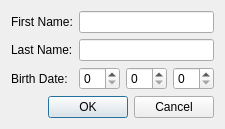
<?xml version="1.0" encoding="UTF-8"?>
<ui version="4.0">
 <class>ModifyPersonDialog</class>
 <widget class="QDialog" name="ModifyPersonDialog">
  <property name="windowTitle">
   <string>Modify Person</string>
  </property>
  <layout class="QVBoxLayout" name="verticalLayout">
   <item>
    <layout class="QFormLayout" name="formLayout">
     <item row="0" column="0">
      <widget class="QLabel" name="labelFirstName">
       <property name="text">
        <string>First Name:</string>
       </property>
      </widget>
     </item>
     <item row="0" column="1">
      <widget class="QLineEdit" name="firstNameEdit"/>
     </item>
     <item row="1" column="0">
      <widget class="QLabel" name="labelLastName">
       <property name="text">
        <string>Last Name:</string>
       </property>
      </widget>
     </item>
     <item row="1" column="1">
      <widget class="QLineEdit" name="lastNameEdit"/>
     </item>
     <item row="2" column="0">
      <widget class="QLabel" name="labelBirthDate">
       <property name="text">
        <string>Birth Date:</string>
       </property>
      </widget>
     </item>
     <item row="2" column="1">
      <layout class="QHBoxLayout" name="dateLayout">
       <item>
        <widget class="QSpinBox" name="yearSpin"/>
       </item>
       <item>
        <widget class="QSpinBox" name="monthSpin"/>
       </item>
       <item>
        <widget class="QSpinBox" name="daySpin"/>
       </item>
      </layout>
     </item>
    </layout>
   </item>
   <item>
    <widget class="QDialogButtonBox" name="buttonBox">
     <property name="standardButtons">
      <set>QDialogButtonBox::Cancel|QDialogButtonBox::Ok</set>
     </property>
    </widget>
   </item>
  </layout>
 </widget>
 <resources/>
 <connections/>
</ui>
